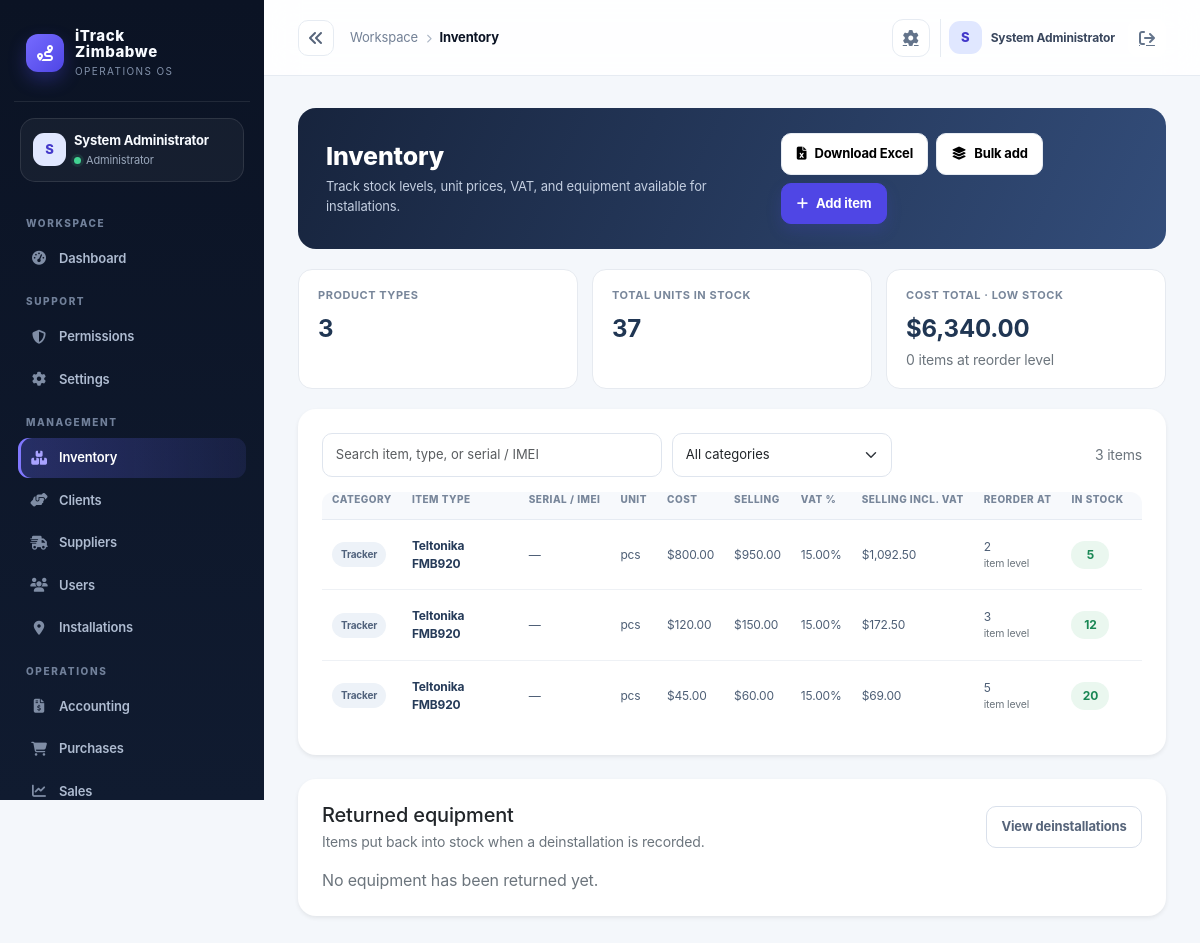
/index.php?controller=inventory (signed in), run on the app's committed database.
### tables this page shows
CREATE TABLE IF NOT EXISTS products (
  id INT AUTO_INCREMENT PRIMARY KEY,
  category_id INT NULL,
  name VARCHAR(150) NOT NULL,
  sku VARCHAR(100) NOT NULL UNIQUE,
  imei VARCHAR(100) NULL UNIQUE,
  sim_number VARCHAR(80) NULL,
  device_type VARCHAR(80) NOT NULL DEFAULT 'Galileosky 7x',
  item_category VARCHAR(40) NOT NULL DEFAULT 'Tracker',
  item_type VARCHAR(100) NOT NULL DEFAULT 'Teltonika FMB920',
  unit VARCHAR(50) NOT NULL DEFAULT 'pcs',
  cost_price DECIMAL(12,2) NOT NULL DEFAULT 0.00,
  selling_price DECIMAL(12,2) NOT NULL DEFAULT 0.00,
  vat_rate DECIMAL(6,3) NOT NULL DEFAULT 15.000,
  opening_stock INT NOT NULL DEFAULT 0,
  reorder_level INT NOT NULL DEFAULT 0,
  status VARCHAR(20) NOT NULL DEFAULT 'active',
  created_at TIMESTAMP DEFAULT CURRENT_TIMESTAMP,
  FOREIGN KEY (category_id) REFERENCES categories(id) ON DELETE SET NULL
);

### app/controllers/InventoryController.php (called while the page is built, shortened)
<?php
require_once dirname(__DIR__) . '/helpers/settings.php';
class InventoryController extends Controller
{
    private Product $productModel;
    public function __construct()
    {
        $this->productModel = new Product();
    }
    public function index(): void
    {
        $this->requireModuleAccess('inventory', ['Administrator','Procurement Officer','Store Officer','Staff']);
        $defaultReorderLevel = setting_int('default_reorder_level', 5);
        $this->view('inventory/index', [
            'products' => $this->productModel->all(),
            'deinstallations' => (new GPSDevice())->deinstallations(),
            'lowStockItems' => setting_bool('low_stock_alerts_enabled') && setting_bool('low_stock_show_inventory')
                ? $this->productModel->lowStockItems($defaultReorderLevel, 10)
                : [],
            'defaultReorderLevel' => $defaultReorderLevel,
        ]);
    }
}

### public/index.php (called while the page is built, shortened)
<?php
$uri = $_SERVER['REQUEST_URI'] ?? '/';
$controllerKey = $_GET['controller'] ?? null;
$actionKey = $_GET['action'] ?? null;
$route = $controllerKey ? [
    'controller' => ucfirst($controllerKey) . 'Controller',
    'action' => $actionKey ?? 'index',
] : Router::route($uri);
$actionName = $route['action'];
$controller = new $controllerName();
$controller->$actionName();

### app/core/Model.php (called while the page is built, shortened)
<?php
require_once dirname(__DIR__) . '/config/database.php';
abstract class Model
{
    protected PDO $db;
    public function __construct()
    {
        $this->db = Database::getInstance();
    }
    protected function fetchAll(string $sql, array $params = []): array
    {
        $stmt = $this->db->prepare($sql);
        $stmt->execute($params);
        return $stmt->fetchAll();
    }
    protected function execute(string $sql, array $params = []): int
    {
        $stmt = $this->db->prepare($sql);
        $stmt->execute($params);
        return $stmt->rowCount();
    }
}

### app/config/env.php (called while the page is built, shortened)
<?php
function loadEnv(): array
{
    static $loaded = null;
    if ($loaded !== null) {
        return $loaded;
    }
    $loaded = [];
    $envPath = dirname(__DIR__, 2) . '/.env';
    if (!is_readable($envPath)) {
        return $loaded;
    }
    return $loaded;
}
function env(string $key, $default = null)
{
    $value = getenv($key);
    $vars = loadEnv();
    return $default;
}

### app/config/app.php (called while the page is built)
<?php
require_once __DIR__ . '/env.php';
return [
    'app_name' => env('APP_NAME', 'iTrack Zimbabwe'),
    'environment' => strtolower((string) env('APP_ENV', 'development')),
    'db_driver' => strtolower((string) env('DB_DRIVER', 'auto')),
    'db_sqlite_path' => (string) env('DB_SQLITE_PATH', dirname(__DIR__, 2) . '/storage/itrack.sqlite'),
    'allow_registration' => filter_var(env('APP_ALLOW_REGISTRATION', !in_array(strtolower((string) env('APP_ENV', 'development')), ['prod', 'production'], true)), FILTER_VALIDATE_BOOLEAN),
    'session_secure' => filter_var(env('APP_SESSION_SECURE', false), FILTER_VALIDATE_BOOLEAN),
    'resend_api_key' => (string) env('RESEND_API_KEY', ''),
    'mail_from' => env('MAIL_FROM', 'onboarding@resend.dev'),
    'public_url' => rtrim((string) env('APP_PUBLIC_URL', ''), '/'),
    'debug' => filter_var(env('APP_DEBUG', false), FILTER_VALIDATE_BOOLEAN),
    'base_url' => env('APP_BASE_URL', '/itrack-zimbabwe'),
    'db' => [
        'host' => env('DB_HOST', '127.0.0.1'),
        'port' => env('DB_PORT', '3306'),
        'name' => env('DB_NAME', 'itrack_zimbabwe'),
        'user' => env('DB_USER', 'root'),
        'pass' => env('DB_PASS', ''),
    ],
    'session_name' => env('SESSION_NAME', 'itrack_session'),
    'csrf_token_name' => env('CSRF_TOKEN_NAME', 'csrf_token'),
    'upload_dir' => env('UPLOAD_DIR', dirname(__DIR__, 1) . '/uploads'),
    'openrouter_api_key' => env('OPENROUTER_API_KEY', ''),
    'openrouter_model' => env('OPENROUTER_MODEL', 'openrouter/free'),
];

### app/config/database.php (called while the page is built, shortened)
<?php
require_once dirname(__DIR__) . '/config/app.php';
class Database
{
    private static ?PDO $instance = null;
    public static function getInstance(): PDO
    {
        if (self::$instance === null) {
            $config = require dirname(__DIR__) . '/config/app.php';
            $mysqlEnabled = extension_loaded('pdo_mysql');
            if ($config['db_driver'] === 'sqlite') {
                self::$instance = self::createSqliteInstance($config);
            } elseif ($config['db_driver'] === 'mysql' || ($config['db_driver'] === 'auto' && $mysqlEnabled)) {
                try {
                    $dsn = sprintf('mysql:host=%s;port=%s;dbname=%s;charset=utf8mb4', $config['db']['host'], $config['db']['port'], $config['db']['name']);
                    self::$instance = new PDO($dsn, $config['db']['user'], $config['db']['pass'], [
                        PDO::ATTR_ERRMODE => PDO::ERRMODE_EXCEPTION,
                        PDO::ATTR_DEFAULT_FETCH_MODE => PDO::FETCH_ASSOC,
                        PDO::ATTR_EMULATE_PREPARES => false,
                    ]);
                } catch (PDOException $exception) {
                    if ($config['environment'] === 'production' || $config['db_driver'] === 'mysql') {
                        throw new RuntimeException('Unable to connect to the configured MySQL database.', 0, $exception);
                    }
                    self::$instance = self::createSqliteInstance($config);
                }
            } else {
                if ($config['environment'] === 'production' && $config['db_driver'] !== 'sqlite') {
                    throw new RuntimeException('Production requires DB_DRIVER=mysql or an explicit DB_DRIVER=sqlite configuration.');
                }
                self::$instance = self::createSqliteInstance($config);
            }
        }
        return self::$instance;
    }
}

### app/models/Product.php (called while the page is built, shortened)
<?php
require_once dirname(__DIR__) . '/core/Model.php';
class Product extends Model
{
    public function all(): array
    {
        return $this->fetchAll('SELECT * FROM products ORDER BY item_category, item_type');
    }
}

### app/models/AppSetting.php (called while the page is built, shortened)
<?php
require_once dirname(__DIR__) . '/core/Model.php';
class AppSetting extends Model
{
    public static function defaults(): array
    {
        $defaults = [];
        foreach (self::definitions() as $fields) {
            foreach ($fields as $key => $definition) {
                $defaults[$key] = $definition['default'];
            }
        }
        return $defaults;
    }
    public function all(): array
    {
        $values = self::defaults();
        foreach ($this->fetchAll('SELECT setting_key, setting_value FROM app_settings') as $row) {
            $values[(string) $row['setting_key']] = $row['setting_value'];
        }
        return $values;
    }
}

### app/helpers/settings.php (called while the page is built, shortened)
<?php
require_once dirname(__DIR__) . '/models/AppSetting.php';
if (!function_exists('app_setting')) {
    function app_setting(string $key, mixed $fallback = null): mixed
    {
        static $cache = null;
        if ($cache === null) {
            try {
                $cache = (new AppSetting())->all();
            } catch (Throwable) {
                $cache = [];
            }
        }
        if (array_key_exists($key, $cache)) return $cache[$key];
        return AppSetting::defaults()[$key] ?? $fallback;
    }
    function setting_bool(string $key, bool $fallback = false): bool
    {
        $value = app_setting($key, $fallback ? '1' : '0');
        return !in_array(strtolower((string) $value), ['', '0', 'false', 'no', 'off'], true);
    }
    function setting_int(string $key, int $fallback = 0): int { return (int) app_setting($key, $fallback); }
}

### app/core/Session.php (called while the page is built, shortened)
<?php
require_once dirname(__DIR__) . '/helpers/settings.php';
final class Session
{
    public static function start(): void
    {
        if (session_status() !== PHP_SESSION_NONE) return;
        $config = require dirname(__DIR__) . '/config/app.php';
        try {
            $lifetimeMinutes = setting_int('session_lifetime_minutes', 120);
        } catch (Throwable) {
        }
    }
}

### app/views/inventory/index.php (the view, shortened to what this page needs)
<?php
$products = $products ?? [];
$deinstallations = $deinstallations ?? [];
$defaultReorderLevel = (int)($defaultReorderLevel ?? setting_int('default_reorder_level', 5));
$totalUnits = array_sum(array_map(static fn($p) => (int)($p['opening_stock'] ?? 0), $products));
$costTotal = array_sum(array_map(static fn($p) => (int)($p['opening_stock'] ?? 0) * (float)($p['cost_price'] ?? 0), $products));
$reorderFor = static fn(array $p): int => (int)($p['reorder_level'] ?? 0) > 0 ? (int)$p['reorder_level'] : $defaultReorderLevel;
$lowStock = count(array_filter($products, static fn($p) => (int)($p['opening_stock'] ?? 0) <= $reorderFor($p)));
$esc = static fn($value) => htmlspecialchars((string)$value, ENT_QUOTES, 'UTF-8');
$categoryLabel = static fn($category) => $category === 'Sim cards' ? 'SIM cards / Lines' : $category;
?>
<section class="inventory-hero">
    <div><h1>Inventory</h1><p>Track stock levels, unit prices, VAT, and equipment available for installations.</p></div>
    <div class="d-flex flex-wrap gap-2"><a class="btn btn-light" href="/index.php?controller=inventory&action=export"><i class="fa-solid fa-file-excel me-2"></i>Download Excel</a><a class="btn btn-light" href="/index.php?controller=inventory&action=createBulk"><i class="fa-solid fa-layer-group me-2"></i>Bulk add</a><a class="btn btn-primary" href="/index.php?controller=inventory&action=create"><i class="fa-solid fa-plus me-2"></i>Add item</a></div>
</section>
<div class="inventory-stats">
    <div class="inventory-stat"><span>Product types</span><strong><?= count($products) ?></strong></div>
    <div class="inventory-stat"><span>Total units in stock</span><strong><?= number_format($totalUnits) ?></strong></div>
    <div class="inventory-stat"><span>Cost total · low stock</span><strong>$<?= number_format($costTotal, 2) ?></strong><small class="text-secondary"><?= $lowStock ?> item<?= $lowStock === 1 ? '' : 's' ?> at reorder level</small></div>
</div>
<div class="card shadow-sm border-0"><div class="card-body p-3 p-lg-4">
    <div class="inventory-tools"><input class="form-control" id="inventory-search" type="search" placeholder="Search item, type, or serial / IMEI"><select class="form-select" id="inventory-category" style="max-width:220px"><option value="">All categories</option><?php foreach ($categories as $category): ?><option value="<?= $esc($category) ?>"><?= $esc($categoryLabel($category)) ?></option><?php endforeach; ?></select><span class="ms-auto small text-secondary" id="inventory-count"><?= count($products) ?> items</span></div>
    <div class="table-responsive"><table class="table inventory-table align-middle mb-0"><thead><tr><th>Category</th><th>Item type</th><th>Serial / IMEI</th><th>Unit</th><th>Cost</th><th>Selling</th><th>VAT %</th><th>Selling incl. VAT</th><th>Reorder at</th><th>In stock</th><th></th></tr></thead><tbody id="inventory-rows">
    <?php foreach ($products as $product): $category = $product['item_category'] ?? 'Tracker'; $name = $product['item_type'] ?? $product['device_type'] ?? '—'; $stock = (int)($product['opening_stock'] ?? 0); $reorder = (int)($product['reorder_level'] ?? 0); $vatRate = (float)($product['vat_rate'] ?? 15); $selling = (float)($product['selling_price'] ?? 0); ?>
    <tr data-category="<?= $esc($category) ?>" data-search="<?= $esc(strtolower($category.' '.$name.' '.($product['imei'] ?? ''))) ?>"><td><span class="inventory-category"><?= $esc($categoryLabel($category)) ?></span></td><td class="inventory-item"><?= $esc($name) ?></td><td><?= $esc(($product['imei'] ?? '') !== '' ? $product['imei'] : '—') ?></td><td><?= $esc($product['unit'] ?? 'pcs') ?></td><td>$<?= number_format((float)($product['cost_price'] ?? 0), 2) ?></td><td>$<?= number_format($selling, 2) ?></td><td><?= number_format($vatRate, 2) ?>%</td><td>$<?= number_format($selling * (1 + $vatRate / 100), 2) ?></td><td><?= number_format($reorderFor($product)) ?><?= $reorder > 0 ? '<small class="d-block text-secondary">item level</small>' : '<small class="d-block text-secondary">default</small>' ?></td><td><span class="stock-pill <?= $stock <= $reorderFor($product) ? 'low' : '' ?>"><?= number_format($stock) ?></span></td><td class="text-end text-nowrap"><a class="btn btn-sm btn-outline-secondary" href="/index.php?controller=inventory&action=edit&id=<?= (int)$product['id'] ?>">Edit</a> <a class="btn btn-sm btn-outline-danger" href="/index.php?controller=inventory&action=delete&id=<?= (int)$product['id'] ?>" data-confirm="Delete this product?">Delete</a></td></tr>
    <?php endforeach; ?>
    </tbody></table>
    <div class="inventory-empty d-none" id="inventory-no-results">No items match your search.</div></div>
</div></div>
<div class="card shadow-sm border-0 mt-4"><div class="card-body p-3 p-lg-4">
    <div class="d-flex justify-content-between align-items-center gap-3 mb-3"><div><h2 class="h5 mb-1">Returned equipment</h2><p class="text-secondary small mb-0">Items put back into stock when a deinstallation is recorded.</p></div><a class="btn btn-sm btn-outline-secondary" href="/index.php?controller=gps&action=deinstallations">View deinstallations</a></div>
    <?php if (!$deinstallations): ?><p class="text-secondary mb-0">No equipment has been returned yet.</p><?php endif; ?>
</div></div>

### data on the page
products: item_category "Tracker", item_type "Teltonika FMB920", imei "—", unit "pcs", cost_price "800.00", selling_price "950.00", vat_rate "15.00", $selling * (1 + $vatRate / 100) "1,092.50", reorder_level "2", shows "item level", opening_stock "5"
products: item_category "Tracker", item_type "Teltonika FMB920", imei "—", unit "pcs", cost_price "120.00", selling_price "150.00", vat_rate "15.00", $selling * (1 + $vatRate / 100) "172.50", reorder_level "3", shows "item level", opening_stock "12"
products: item_category "Tracker", item_type "Teltonika FMB920", imei "—", unit "pcs", cost_price "45.00", selling_price "60.00", vat_rate "15.00", $selling * (1 + $vatRate / 100) "69.00", reorder_level "5", shows "item level", opening_stock "20"

### other printed values
$initials "S"
$user['name'] "System Administrator"
$role "Administrator"
$group "WORKSPACE"
$item['label'] "Dashboard"
$group "SUPPORT"
$item['label'] "Permissions"
$item['label'] "Settings"
$group "MANAGEMENT"
$item['label'] "Inventory"
$item['label'] "Clients"
$item['label'] "Suppliers"
$item['label'] "Users"
$item['label'] "Installations"
$group "OPERATIONS"
